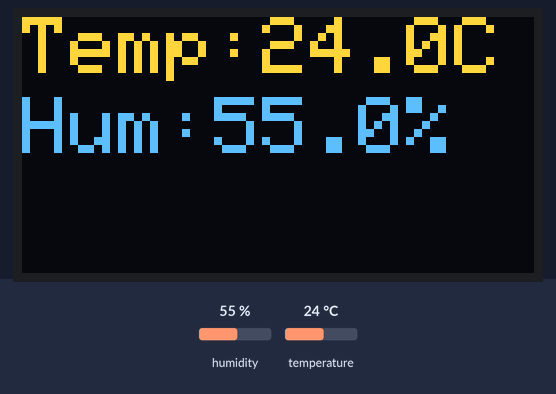
This sketch was run on a simulated Arduino Uno, built with avr-gcc and run on an emulated ATmega328P. Parts: 128×64 one-colour display. The test bench sets the inputs (shaded band); at power-on: humidity 55 %, temperature 24 °C. The OLED is the two-colour kind (top 16 rows yellow).

Above: at 2.8 s.
2.9 s: humidity set to 22 %
At 5.1 s:
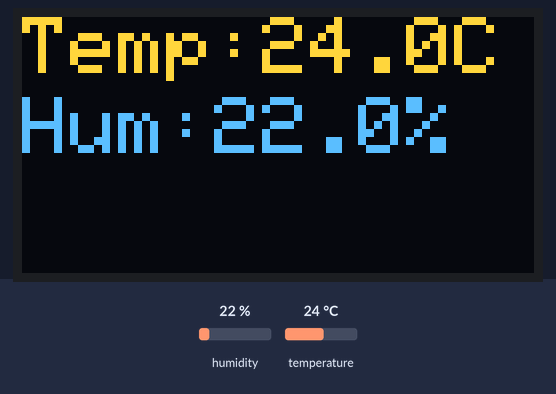
5.6 s: temperature set to 12 °C
At 7.0 s:
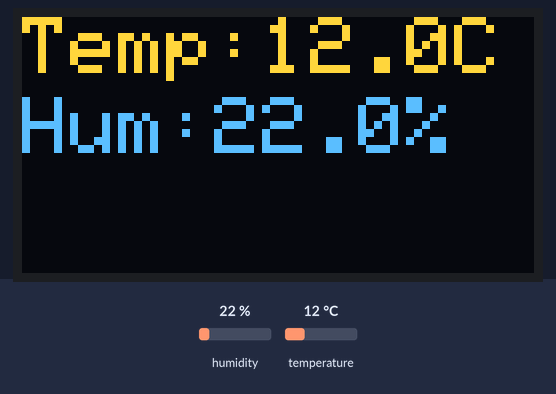
8.3 s: humidity set to 40 %
At 11.4 s:
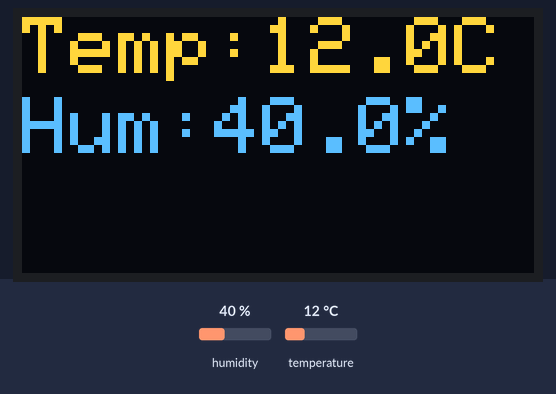
11.7 s: temperature set to 19 °C
At 13.6 s:
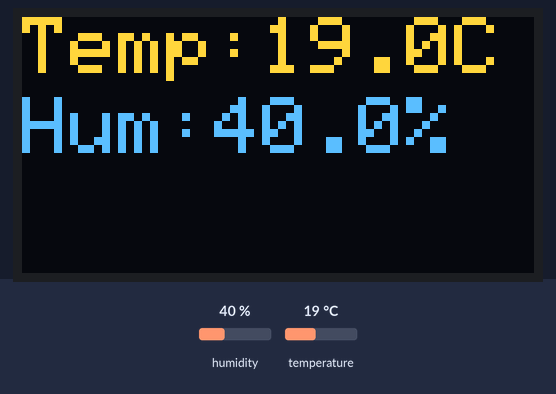
Timing chart, 0 to 15.1 s (numbered marks = the images above; inputs shaded):
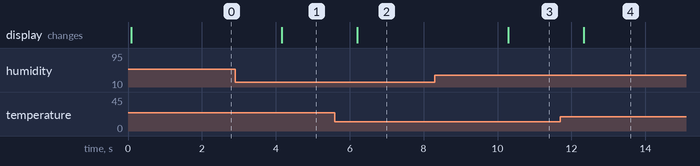

Measured:
- after the input at 2.9 s, the display: changes after 1.3 s (image 1)
- after the input at 5.6 s, the display: changes after 0.61 s (image 2)
- after the input at 8.3 s, the display: changes after 2.0 s (image 3)
- after the input at 11.7 s, the display: changes after 0.63 s (image 4)

The sketch:

oled_display_function.ino
```cpp
#include <DHT.h>
#include <Wire.h>
#include <Adafruit_GFX.h>     // Graphics library
#include <Adafruit_SSD1306.h> // OLED display library
// OLED display resolution
int SCREEN_WIDTH = 128;
int SCREEN_HEIGHT = 64;
int OLED_ADDR = 0x3C; // I2C address for OLED display

// Create an OLED display object
// Screen width, screen height, I2C communication, reset pin (-1 = not used)
Adafruit_SSD1306 display(SCREEN_WIDTH, SCREEN_HEIGHT, &Wire, -1);

int dhtPin = 2;
int dhtType = DHT11;
DHT dht(dhtPin, dhtType);
float humi;
float temp;

void setup()
{
    // put your setup code here, to run once:
    // Create an OLED display object
    // Initialize OLED display
    display.begin(SSD1306_SWITCHCAPVCC, OLED_ADDR);
    dht.begin();
}

void loop()
{
    // put your main code here, to run repeatedly:
    humi = dht.readHumidity();
    temp = dht.readTemperature(); // Celsius
    handleDisplay();
}

void handleDisplay()
{
    display.clearDisplay();
    display.setTextSize(2); // Bigger text → about 3-4 rows
    display.setTextColor(WHITE);

    // Row 1
    display.setCursor(0, 0);
    display.print("Temp:");
    display.print(temp, 1); // print temperature with 1 decimal places
    display.println("C");

    // Row 2
    display.setCursor(0, 20);
    display.print("Hum:");
    display.print(humi, 1); // print temperature with 1 decimal places
    display.println("%");

    display.display(); // send all text to OLED
}
```
